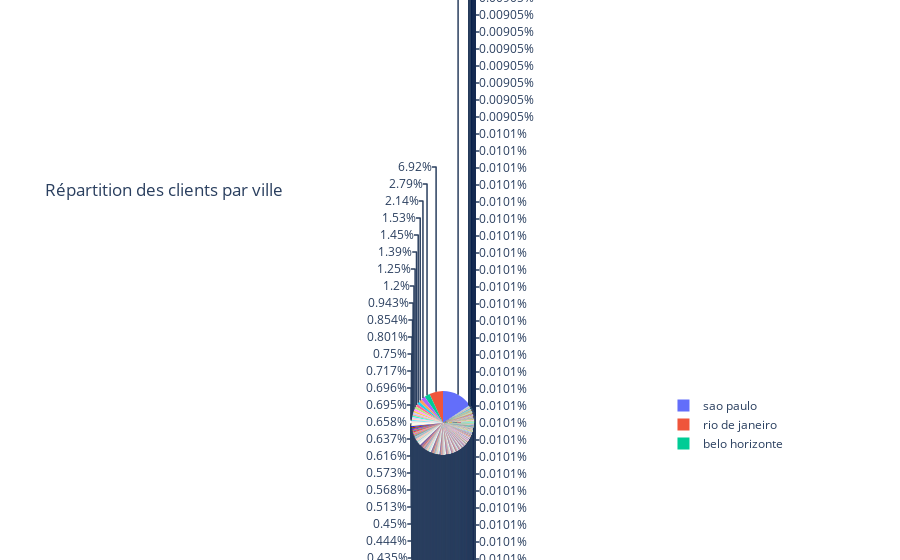

The notebook cell this image was saved under:
### Code cell
# Compter le nombre de clients par ville
city_counts = data1["customer_city"].value_counts().reset_index()

# Créer le diagramme circulaire interactif
fig = px.pie(city_counts, names="index", values="customer_city", title="Répartition des clients par ville")
fig.show()

### Figure 1 — Plotly figure (JSON) as saved in the notebook; plotly's stock layout.template omitted (floating-point values rounded to 4 significant figures; data arrays with more than 128 entries replaced by an {"elided": "..."} marker saying what was removed)
{"data": [{"domain": {"x": [0, 1], "y": [0, 1]}, "hovertemplate": "index=%{label}<br>customer_city=%{value}<extra></extra>", "labels": {"elided": "4119 str values"}, "legendgroup": "", "name": "", "showlegend": true, "type": "pie", "values": {"elided": "4119 int values"}}], "layout": {"legend": {"tracegroupgap": 0}, "title": {"text": "Répartition des clients par ville"}}}
